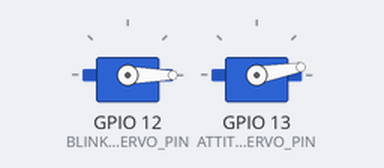
Bench run of a sketch on a simulated ESP32. Shown: 2 × servo. Random numbers use the default seed unless the sketch sets one.

Above: at 0.1 s.
At 6.0 s:
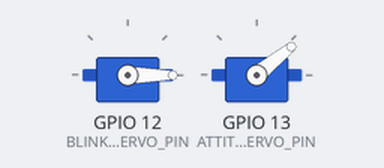
At 27.0 s:
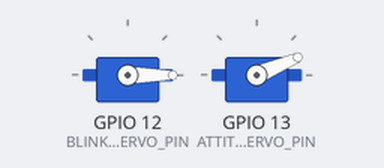
At 32.8 s:
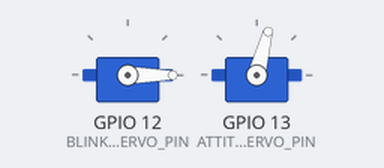
Timing chart, 0 to 40.0 s (numbered marks = the images above):
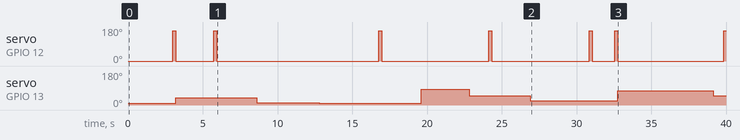

Measured:
- by itself, servo on GPIO 12 (BLINK_SERVO_PIN): 0° → 160° at 3.0 s, → 0° 0.20 s later, → 160° 2.5 s later, → 0° 0.20 s later, … (13 changes in this stretch)
- by itself, servo on GPIO 13 (ATTITUDE_SERVO_PIN): 10° → 39° at 3.2 s, → 13° 5.4 s later, → 10° 4.2 s later, → 84° 6.8 s later, … (8 changes in this stretch)

The sketch:

esp32-blink.ino
```cpp
#include <ESP32Servo.h>

Servo blinkServo;
Servo attitudeServo;

// PROJECT SETTINGS - OK TO EDIT
const int BLINK_SERVO_PIN = 12;
const int ATTITUDE_SERVO_PIN = 13;

const int BLINK_MIN_ANGLE = 0;
const int BLINK_MAX_ANGLE = 160;

const int BLINK_DELAY = 200;

const int BLINK_MIN_VALUE = 1000;
const int BLINK_MAX_VALUE = 12000;

const int ATTITUDE_MIN_ANGLE = 10;
const int ATTITUDE_MAX_ANGLE = 90;

const int ATTITUDE_MIN_VALUE = 3000;
const int ATTITUDE_MAX_VALUE = 8000;
//

unsigned long previousBlinkTime = 0;
unsigned long previousAttitudeChangeTime = 0;
long blinkInterval = 3000;
long attitudeChangeInterval = 3000;

void setup()
{
  blinkServo.attach(BLINK_SERVO_PIN);
  blinkServo.write(BLINK_MIN_ANGLE);
  randomSeed(analogRead(0));
  previousBlinkTime = millis();

  attitudeServo.attach(ATTITUDE_SERVO_PIN);
  attitudeServo.write(ATTITUDE_MIN_ANGLE);
  previousAttitudeChangeTime = millis();
}

void loop()
{
  unsigned long currentTime = millis();

  if (currentTime - previousBlinkTime >= blinkInterval)
  {
    blinkServo.write(BLINK_MAX_ANGLE);
    delay(BLINK_DELAY);

    blinkServo.write(BLINK_MIN_ANGLE);

    blinkInterval = random(BLINK_MIN_VALUE, BLINK_MAX_VALUE);

    previousBlinkTime = currentTime;
  }

  if (currentTime - previousAttitudeChangeTime >= attitudeChangeInterval)
  {

    int attitudeAngle = random(ATTITUDE_MIN_ANGLE, ATTITUDE_MAX_ANGLE);
    attitudeServo.write(attitudeAngle);

    attitudeChangeInterval = random(ATTITUDE_MIN_VALUE, ATTITUDE_MAX_VALUE);

    previousAttitudeChangeTime = currentTime;
  }
}
```
